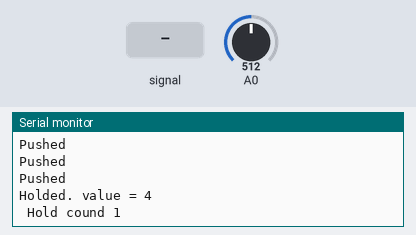
Bench run of a sketch on a simulated Arduino Uno, built with avr-gcc and run on an emulated ATmega328P. Shown: the last lines printed to the serial monitor. The test bench sets the inputs (shaded band); at power-on: A0 = 512.

Above: at 1.2 s.
1.3 s: A0 fed a 200 Hz sine of ±81 counts around its level
At 2.2 s:
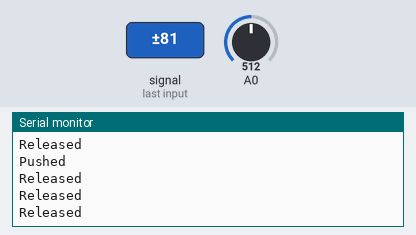
3.5 s: A0 set to 716
At 5.3 s:
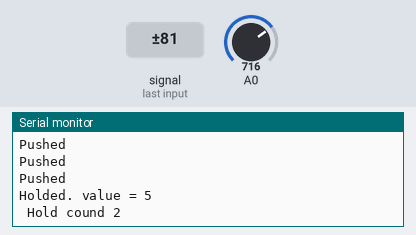

Measured:
- after the input at 1.3 s, the serial monitor: prints a new line after 0.73 s (image 1)
- after the input at 3.5 s, the serial monitor: prints a new line after 1.0 s (image 2)

The sketch:

HIObjects.ino
```cpp
#include "HIObjects.h"

//HIPushButton myButton(2);
HILCDKeypad myButton(0);

void setup() {
  // put your setup code here, to run once:


    myButton.begin() ;

    Serial.begin(115200);
    Serial.println("HIObjects demo");

}

void loop() {

    switch (myButton.read()) {

    case HIPushButton::btnStateUnknow:
        Serial.println("Unknow     \r");
        break;

    case HIPushButton::btnStateReleased:
        Serial.println("Released   \r");
        break;
    case HIPushButton::btnStatePushed:
        Serial.println("Pushed     \r");
        break;
    case HIPushButton::btnStatePressed:
       Serial.print("Pressed. Value = ");
       Serial.println(myButton.getValue());
       Serial.print("Press count ");
       Serial.println(myButton.getPressedCount());
       delay(1000);
       break;
    case HIPushButton::btnStateHolded:
        Serial.print("Holded. value = ");
        Serial.println(myButton.getValue());
        Serial.print(" Hold cound ");
        Serial.println(myButton.getHoldedCount());
        delay(1000);
        break;
    }
}
```

HIObjects.h
```cpp
// (licence header left out)
#pragma once

#include "HiObjects_Namespace.h"

#ifndef HIObjects_h
#define HIObjects_h

#if ARDUINO
#include <Arduino.h>
#else
#include <inttypes.h>
typedef uint8_t byte;
#endif

#ifndef HIPushButton_h
#include "HIPushButton.h"
#endif

#ifndef HILCDKeypad_h
#include "HILCDKeypad.h"
#endif

#endif
```

HIObjects_Namespace.h
```cpp
/*
 * HIObjects namespace
 */

#pragma once

#define HIOBJECTS_NAMESPACE                  HIObjects
#define BEGIN_HIOBJECTS_NAMESPACE            namespace HIOBJECTS_NAMESPACE {
#define END_HIOBJECTS_NAMESPACE              }

#define USING_NAMESPACE_HIOBJECTS            using namespace HIOBJECTS_NAMESPACE;

BEGIN_HIOBJECTS_NAMESPACE

END_HIOBJECTS_NAMESPACE
```

HiPushButton.cpp
```cpp
// (licence header left out)
#include "HIPushButton.h"

// ----------------------------------------------------------
// Constructor
// ----------------------------------------------------------
// Only member variable initialization here. Arduino best practice

HIPushButton::HIPushButton (uint8_t pin, uint8_t pinLevelPush, bool enablePullups , uint8_t value, unsigned long debounceMillis, unsigned long holdTimeMillis)
      : _pin(pin), _pinLevelPush(pinLevelPush), _enablePullups(enablePullups), _value(value), _debounceMillis(debounceMillis), _holdTimeMillis(holdTimeMillis) {

      // By default button value is set to pin
      if (value == 255 ) _value = _pin ;  else _value = value;

      // Initial state machine state = released
      _previousPinState       = ! _pinLevelPush ; // Released
      _state = _previousState = btnStateReleased;

}

// ----------------------------------------------------------
// Begin.  Must be called from setup()
// ----------------------------------------------------------
void HIPushButton::begin() {
      // Set pin to input.
       pinMode(_pin, INPUT);

      // Enable pullups internal resitors if asked
      if (_enablePullups) digitalWrite(_pin, HIGH);
}

// ----------------------------------------------------------
// Debounce. Used when a button is pushed or holded
// ----------------------------------------------------------
// Passing true will start deboucing.

bool HIPushButton::debounce(bool reset, unsigned long debounceMillis ){
    static bool debounced = false;
    static unsigned long dMillis;
    static unsigned long pMillis;

    if (reset ) {
      debounced = false;
      dMillis = debounceMillis;
      pMillis = millis();
    } else if ( !debounced && (millis() - pMillis) > dMillis ) debounced = true;

    return debounced;
}
// ----------------------------------------------------------
// resetStateCounters : Reset press/hold counters
// ----------------------------------------------------------
void HIPushButton::resetStateCounters() {
    _holdedCount = _pressedCount = 0;
}

// ----------------------------------------------------------
// GETTERS
// ----------------------------------------------------------
HIPushButton::btnState HIPushButton::getState() { return _state ; };
HIPushButton::btnState HIPushButton::getPreviousState(){ return _previousState ; };
unsigned int           HIPushButton::getHoldedCount() { return _holdedCount;}
unsigned int           HIPushButton::getPressedCount() { return _pressedCount; }
uint8_t                HIPushButton::getValue() { return _value; }

// ----------------------------------------------------------
// SETTERS
// ----------------------------------------------------------
void HIPushButton::setValue(uint8_t value) { _value = value ;}
void HIPushButton::setDebounceTime(unsigned long debounceMillis) { _debounceMillis = debounceMillis;}
void HIPushButton::setHoldTime(unsigned long holdTimeMillis) { _holdTimeMillis = holdTimeMillis; }

// ----------------------------------------------------------
// pressed. Evaluate if a button was pressed.
// ----------------------------------------------------------
// Use this instead of read to filter only "pressed" state

bool HIPushButton::pressed() {
    if ( stateMachine() == btnStatePressed ) return true;
    return false;
}

// ----------------------------------------------------------
// holded. Evaluate if a button was holded.
// ----------------------------------------------------------
// Use this instead of read to filter only "holded" state

bool HIPushButton::holded() {
    if ( stateMachine() == btnStateHolded ) return true;
    return false;
}
// ----------------------------------------------------------
// read. Read button state
// ----------------------------------------------------------

HIPushButton::btnState HIPushButton::read() { return stateMachine(); }


// ----------------------------------------------------------
// logicRead. internal
// ----------------------------------------------------------
// Method that read the logic level
uint8_t HIPushButton::logicRead() {
  return digitalRead(_pin) ;
}

// ----------------------------------------------------------
// stateMachine. internal
// ----------------------------------------------------------
// Evaluate button state. Return all buttons state.
HIPushButton::btnState HIPushButton::stateMachine() {
     uint8_t      p;                   // pin value
     btnState     nextState;           // next state
     bool         buttonOn;            // True is button pushed
     bool         pinStateChanged;     // True is pin state changed
     static bool  holded = false;      // True if button holded more than debounce+holded time
     static bool  debounced = false;   // True is button debounced

     nextState = btnStateUnknow;

     // State transition :
     //  btnStateReleased => btnStatePushed => btnStateHolded => btnStatePushed (=> btnStateReleased)

     p = logicRead() ;
     buttonOn = ( p == _pinLevelPush  );
     pinStateChanged =  ( p != _previousPinState );

     if (buttonOn) {
         if(pinStateChanged) {
          debounce(true,_debounceMillis);
          debounced = false;
          holded = false;
          nextState = btnStatePushed;
        }
        else {
          if ( _state == btnStateHolded) nextState = btnStatePushed;
          else if (_state == btnStatePushed ){
              if ( !debounced ) {
                 if ( debounce() ) {
                    debounce(true,_holdTimeMillis);
                    debounced = true;
                 }
                 nextState = btnStatePushed;
              }
              else if ( ! holded ) {
                 if ( debounce() ) {
                    holded = true;
                    _holdedCount++;
                    nextState = btnStateHolded;
                 } else nextState = btnStatePushed;
              }
          }
        }
     }
     else {
        if (pinStateChanged) {
          if (debounced && !holded ) {
            _pressedCount++;
            nextState = btnStatePressed;
          } else nextState = btnStateReleased;
        } else nextState = btnStateReleased;
     }
     _previousPinState = p;
     _previousState = _state;
     _state = nextState;
     return _state;
}
```

HiPushButton.h
```cpp
// (licence header left out)
#pragma once

#include "HiObjects_Namespace.h"

#ifndef HIPushButton_h
#define HIPushButton_h

#if ARDUINO
#include <Arduino.h>
#else
#include <inttypes.h>
typedef uint8_t byte;
#endif

class HIPushButton {
 public:
   // Enumeration of Button state
   enum btnState {
    btnStateUnknow      = 255,
    btnStateReleased     = 0,
    btnStatePushed       = 1,
    btnStatePressed      = 2,
    btnStateHolded       = 4
   };

 private:

 protected:
  uint8_t             _pin              = 0;               // Arduino pin assigned
  uint8_t             _pinLevelPush     = LOW;             // Logic when button pressed
  boolean             _enablePullups    = true;            // True if internal pullups must be set. Specific to digital button.
  uint8_t             _value            = 255;             // Button value.
  unsigned long       _debounceMillis   = 50;              // Delay to debounce when button pushed
  unsigned long       _holdTimeMillis   = 950;             // Delay of holding (from button on)

  btnState            _state            = btnStateUnknow;  // Current button state
  btnState            _previousState    = btnStateUnknow;  // Previous button state
  uint8_t             _previousPinState = 0 ;              // Previous pin state
  unsigned int        _holdedCount      = 0;               // Count number of holded events
  unsigned int        _pressedCount     = 0;               // Count number of pressed events

  public:
  // Constructor
  HIPushButton (uint8_t pin, uint8_t pinLevelPush = LOW , bool enablePullups = true, uint8_t value = 255, unsigned long debounceMillis = 50 , unsigned long holdTimeMillis = 950 );

  protected:
    virtual bool         debounce(bool reset=false, unsigned long debounceMillis=0 );
    virtual btnState     stateMachine();
    virtual uint8_t      logicRead();

  public:
    virtual void         begin();
    uint8_t              getValue();
    virtual void         setValue(uint8_t value);

    virtual btnState     read();
    virtual bool         pressed() ;
    virtual bool         holded() ;
    virtual void         resetStateCounters() ;
    virtual btnState     getState();
    virtual btnState     getPreviousState();
    virtual unsigned int getHoldedCount();
    virtual unsigned int getPressedCount();
    virtual void         setDebounceTime(unsigned long debounceMillis);
    virtual void         setHoldTime(unsigned long holdTimeMillis);
};
#endif
```

HiLCDKeypad.cpp
```cpp
// (licence header left out)
#include "HILCDKeypad.h"

// ----------------------------------------------------------
// Constructor
// ----------------------------------------------------------
// Only member variable initialization here. Arduino best practice
HILCDKeypad::HILCDKeypad (uint8_t pin, unsigned long debounceMillis, unsigned long holdTimeMillis) :  HIPushButton(pin,LOW,true,btnNone,debounceMillis, holdTimeMillis) {

}

// ----------------------------------------------------------
// Begin.  Must be called from setup()
// ----------------------------------------------------------
void HILCDKeypad::begin() {
      // Set pin to input.
       pinMode(_pin, INPUT);
}

// ----------------------------------------------------------
// GETTERS
// ----------------------------------------------------------
HILCDKeypad::btnValue HILCDKeypad::getValue() {
  // Pressed state is sent when button is released (btnNone), so we have to take care
  // Force the last "true" value red
  if (_state == btnStatePressed ) return _previousValue ;
  return _value;
}

// ----------------------------------------------------------
// LCD Keypad reliable value reading
// ----------------------------------------------------------
// As many keypad shields use a resistor network on analog pin n,
// unreliable results are seen when pressing buttons.
// This method acts as a filter and returns value after 6 consistents reads or unknow after n try
HILCDKeypad::btnValue HILCDKeypad::lcdKeypadReadPinValue() {
    int adcKeyPressed ;
    uint8_t i=0;

    if ( (adcKeyPressed = analogRead(_pin))  > keypadPinThreshold[0]) return btnNone;
    while ( (adcKeyPressed = analogRead(_pin)) - analogRead(_pin)  + analogRead(_pin) - analogRead(_pin) + analogRead(_pin) - analogRead(_pin) ) {
      if ( i++ > 20 ) return btnNone;
    }
    if (adcKeyPressed < keypadPinThreshold[1])  return btnRight;   // 0
    if (adcKeyPressed < keypadPinThreshold[2])     return btnUp;   // 130
    if (adcKeyPressed < keypadPinThreshold[3])   return btnDown;   // 305
    if (adcKeyPressed < keypadPinThreshold[4])   return btnLeft;   // 478
    if (adcKeyPressed < keypadPinThreshold[5]) return btnSelect;   // 720
    return btnNone; // when all others failed...
}

// ----------------------------------------------------------
// LogicRead. Simulate a digital logic
// ----------------------------------------------------------
// So, we can rely on the state machine of the ancestor
uint8_t HILCDKeypad::logicRead() {
  // Read the value of the Keypad
  // If button valued, set the value and pseudo logic level for the machine state ancestor
  // Pressed state is sent when button is released (btnNone), so we have to take care

  if (_value != btnNone) _previousValue = _value;
  _value = lcdKeypadReadPinValue();

  return ( _value  != btnNone ? _pinLevelPush : !_pinLevelPush ) ;
}
```

HiLCDKeypad.h
```cpp
// (licence header left out)
#pragma once

#include "HiObjects_Namespace.h"

#ifndef HILCDKeypad_h
#define HILCDKeypad_h

#if ARDUINO
#include <Arduino.h>
#else
#include <inttypes.h>
typedef uint8_t byte;
#endif

#ifndef HIPushButton_h
#include "HIPushButton.h"
#endif

class HILCDKeypad: public HIPushButton   {
  public:
   // Enumeration of Button name
   enum btnValue :uint8_t  {
    btnNone              = 0,
    btnRight             = 1,
    btnUp                = 2,
    btnDown              = 3,
    btnLeft              = 4,
    btnSelect            = 5
   };


 private:
  btnValue           _value          =  btnNone;      // Button value.
  btnValue           _previousValue  =  btnNone;      // Previous value.

  int keypadPinThreshold[6]= {1000,120,250,450,650,850}; // None, Right, Up, Down, Left, Select

 public:
  // Constructor
   HILCDKeypad (uint8_t pin, unsigned long debounceMillis = 50 , unsigned long holdTimeMillis = 950 );

    virtual void         begin();
    btnValue             getValue();

 private:
    virtual  btnValue     lcdKeypadReadPinValue();
    // Digital "Logic" is simulated here
    virtual uint8_t       logicRead() ;

    // Mask public setValue and getValue as keypad is multivalued in an enum type
    using HIPushButton::getValue;
    using HIPushButton::setValue;
};

#endif
```
